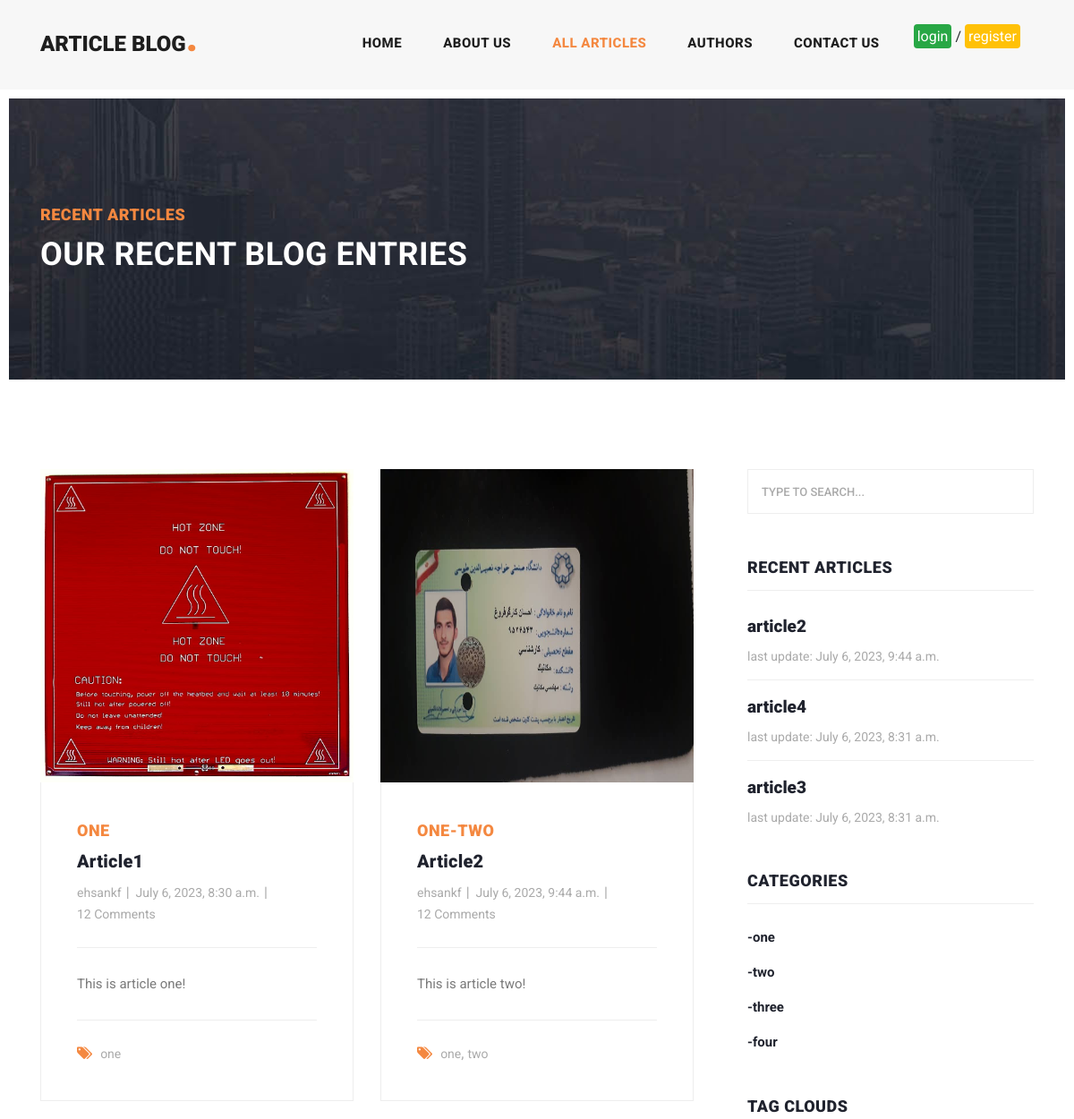
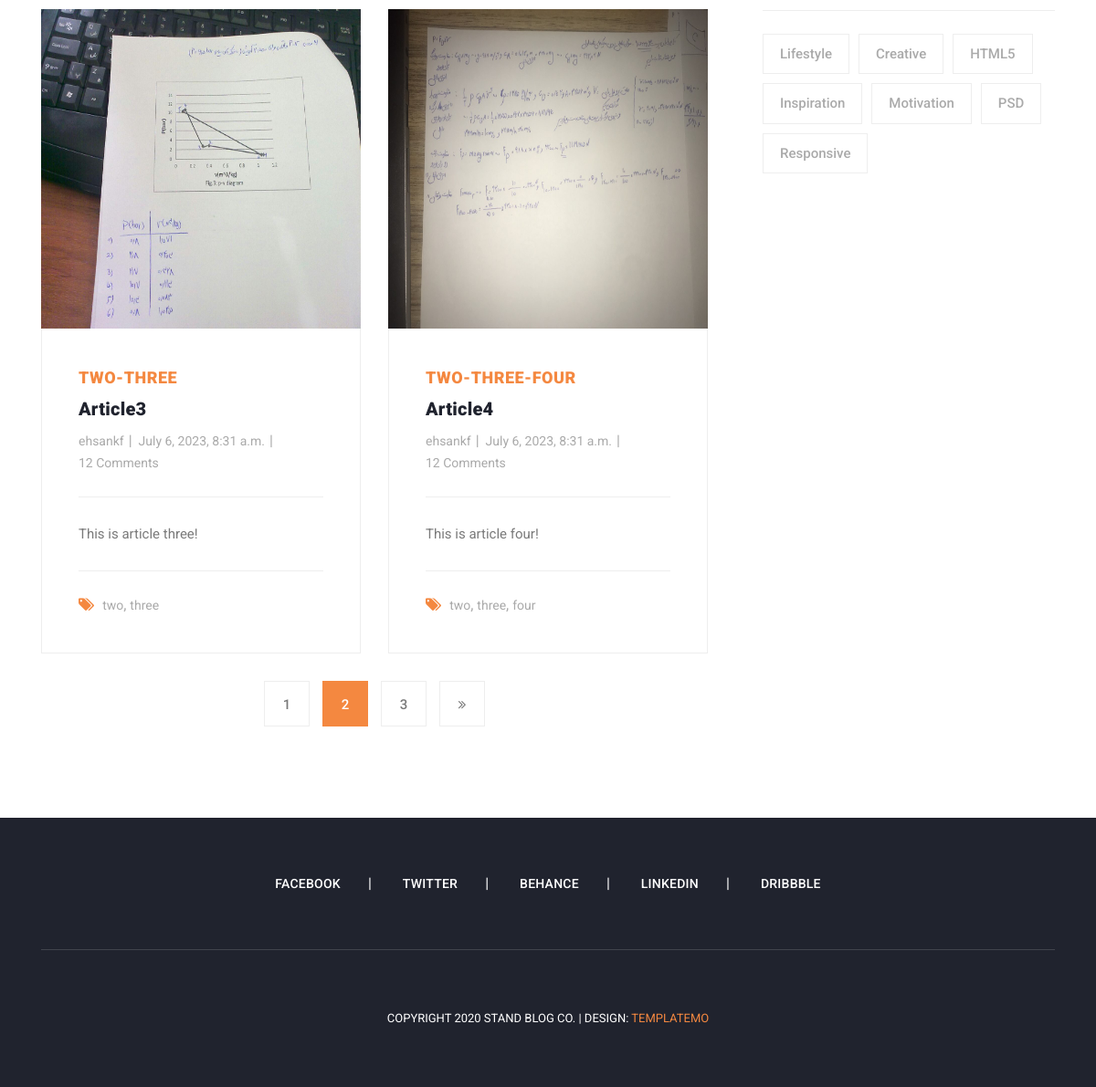
The app's page /blog/all_articles with its own data (2 pictures, top to bottom).
### blog/models.py (models this page shows, shortened)
class Article(models.Model):
    title = models.CharField(max_length=50, unique=True)
    slug = models.CharField(max_length=50, unique=True, editable=False)
    body = models.TextField()
    image = models.ImageField(upload_to="images/articles")
    created = models.DateTimeField(auto_now_add=True, null=True, blank=True)
    updated = models.DateTimeField(auto_now=True, null=True, blank=True)
    category = models.ManyToManyField(Category, related_name="articles")
    author = models.ForeignKey(Author, on_delete=models.CASCADE, related_name="articles")
    def get_absolute_url(self):
        return reverse("blog:article-detail", args=[self.slug])

class Category(models.Model):
    title = models.CharField(max_length=50, unique=True)
    slug = models.CharField(max_length=50, unique=True, editable=False)
    def __str__(self):
        return self.title

### account/models.py (models this page shows, shortened)
class Author(models.Model):
    user = models.OneToOneField(User, on_delete=models.CASCADE)
    first_name = models.CharField(max_length=50)
    last_name = models.CharField(max_length=50)
    email = models.EmailField(null=True, blank=True)
    phone_number = models.CharField(max_length=11, null=True, blank=True)
    image = models.ImageField(upload_to="images/Authors")
    nickname = models.CharField(max_length=30, unique=True)
    slug = models.CharField(max_length=30, unique=True, editable=False)
    def __str__(self):
        return self.nickname

### blog/views.py (the view)
# urls.py: path("all_articles", views.ArticlesListView.as_view(), name="all-articles"),
class ArticlesListView(ListView):
    model = Article
    def get_context_data(self, **kwargs):
        context = super().get_context_data(**kwargs)
        context["txt1"] = "Recent articles"
        context["txt2"] = "Our recent blog entries"
        return context

### context_processors/context_processors.py (called while the page is built)
def recent_articles(request):
    recent_articles = Article.objects.order_by("-updated")[:3]
    return {"recent_articles": recent_articles}

def all_categories(request):
    all_categories = Category.objects.all()
    return {"all_categories": all_categories}

### blog/templates/blog/article_list.html
{% extends "base.html" %}
{% load static %}
{% block content %}
    <div class="heading-page header-text">
        <section class="page-heading">
          <div class="container">
            <div class="row">
              <div class="col-lg-12">
                <div class="text-content">
                  <h4>Recent Articles</h4>
                  <h2>Our Recent Blog Entries</h2>
                </div>
              </div>
            </div>
          </div>
        </section>
      </div>
      <section class="blog-posts grid-system">
        <div class="container">
          <div class="row">
            <div class="col-lg-8">
              <div class="all-blog-posts">
                <div class="row">
                    {% for article in object_list %}
                        <div class="col-lg-6">
                            <div class="blog-post">
                            <div class="blog-thumb">
                                <img height="350 px" src="{{ article.image.url }}" alt="">
                            </div>
                            <div class="down-content">
                                <span>{% for cat in article.category.all %}{{ cat }}{% if cat != article.category.last %}-{% endif %}{% endfor %}</span>
                                <a href="{{ article.get_absolute_url }}"><h4>{{ article.title }}</h4></a>
                                <ul class="post-info">
                                <li><a href="#">{{ article.author }}</a></li>
                                <li><a href="#">{{ article.updated }}</a></li>
                                <li><a href="#">12 Comments</a></li>
                                </ul>
                                <p>{{ article.body }}</p>
                                <div class="post-options">
                                <div class="row">
                                    <div class="col-lg-12">
                                    <ul class="post-tags">
                                        <li><i class="fa fa-tags"></i></li>
                                        {% for cat in article.category.all %}
                                            <li><a href="#">{{ cat }}</a>{% if cat != article.category.last %},{% endif %}</li>
                                        {% endfor %}
                                    </ul>
                                    </div>
                                </div>
                                </div>
                            </div>
                            </div>
                        </div>
                    {% endfor %}
                  <div class="col-lg-12">
                    <ul class="page-numbers">
                      <li><a href="#">1</a></li>
                      <li class="active"><a href="#">2</a></li>
                      <li><a href="#">3</a></li>
                      <li><a href="#"><i class="fa fa-angle-double-right"></i></a></li>
                    </ul>
                  </div>
                </div>
              </div>
            </div>
            <div class="col-lg-4">
              {% include "includes/sidebar.html" %}
            </div>
          </div>
        </div>
      </section>
{% endblock %}

### templates/includes/sidebar.html
<div class="sidebar">
  <div class="row">
    <div class="col-lg-12">
      <div class="sidebar-item search">
        <form id="search_form" name="gs" method="GET" action="#">
          <input type="text" name="q" class="searchText" placeholder="type to search..." autocomplete="on">
        </form>
      </div>
    </div>
    <div class="col-lg-12">
      <div class="sidebar-item recent-posts">
        <div class="sidebar-heading">
          <h2>Recent Articles</h2>
        </div>
        <div class="content">
          <ul>
            {% for article in recent_articles %}
            <li><a href="{{ article.get_absolute_url }}">
              <h5>{{ article.title }}</h5>
              <span>last update: {{ article.updated }}</span>
            </a></li>
            {% endfor %}
          </ul>
        </div>
      </div>
    </div>
    <div class="col-lg-12">
      <div class="sidebar-item categories">
        <div class="sidebar-heading">
          <h2>Categories</h2>
        </div>
        <div class="content">
          <ul>
            {% for cat in all_categories %}
              <li><a href="{% url 'blog:category-list' cat.slug %}">-{{ cat.title }}</a></li>
            {% endfor %}
          </ul>
        </div>
      </div>
    </div>
    <div class="col-lg-12">
      <div class="sidebar-item tags">
        <div class="sidebar-heading">
          <h2>Tag Clouds</h2>
        </div>
        <div class="content">
          <ul>
            <li><a href="#">Lifestyle</a></li>
            <li><a href="#">Creative</a></li>
            <li><a href="#">HTML5</a></li>
            <li><a href="#">Inspiration</a></li>
            <li><a href="#">Motivation</a></li>
            <li><a href="#">PSD</a></li>
            <li><a href="#">Responsive</a></li>
          </ul>
        </div>
      </div>
    </div>
  </div>
</div>

### records on screen
Article: image (picture), title "Article1", author "ehsankf", updated "July 6, 2023, 8:30 a.m.", body "This is article one!"
Category: title "ONE", title "one"
Article: image (picture), title "Article2", author "ehsankf", updated "July 6, 2023, 9:44 a.m.", body "This is article two!", title "article2"
Category: title "TWO", title "two"
Article: image (picture), title "Article3", author "ehsankf", updated "July 6, 2023, 8:31 a.m.", body "This is article three!", title "article3"
Category: title "THREE", title "three"
Article: image (picture), title "Article4", author "ehsankf", updated "July 6, 2023, 8:31 a.m.", body "This is article four!", title "article4"
Category: title "FOUR", title "four"
